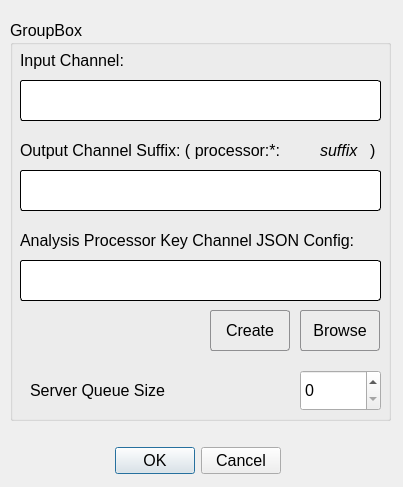
<?xml version="1.0" encoding="UTF-8"?>
<ui version="4.0">
 <class>Dialog</class>
 <widget class="QDialog" name="Dialog">
  <property name="geometry">
   <rect>
    <x>0</x>
    <y>0</y>
    <width>403</width>
    <height>487</height>
   </rect>
  </property>
  <property name="windowTitle">
   <string>Dialog</string>
  </property>
  <widget class="QDialogButtonBox" name="buttonBox">
   <property name="geometry">
    <rect>
     <x>110</x>
     <y>440</y>
     <width>171</width>
     <height>41</height>
    </rect>
   </property>
   <property name="font">
    <font>
     <pointsize>12</pointsize>
    </font>
   </property>
   <property name="orientation">
    <enum>Qt::Horizontal</enum>
   </property>
   <property name="standardButtons">
    <set>QDialogButtonBox::Cancel|QDialogButtonBox::Ok</set>
   </property>
  </widget>
  <widget class="QGroupBox" name="groupBox">
   <property name="geometry">
    <rect>
     <x>10</x>
     <y>20</y>
     <width>381</width>
     <height>401</height>
    </rect>
   </property>
   <property name="font">
    <font>
     <pointsize>12</pointsize>
    </font>
   </property>
   <property name="title">
    <string>GroupBox</string>
   </property>
   <widget class="QLabel" name="lbl_input">
    <property name="geometry">
     <rect>
      <x>10</x>
      <y>30</y>
      <width>131</width>
      <height>21</height>
     </rect>
    </property>
    <property name="text">
     <string>Input Channel:</string>
    </property>
   </widget>
   <widget class="QLabel" name="lbl_output">
    <property name="geometry">
     <rect>
      <x>10</x>
      <y>120</y>
      <width>301</width>
      <height>20</height>
     </rect>
    </property>
    <property name="text">
     <string>Output Channel Suffix: ( processor:*:</string>
    </property>
   </widget>
   <widget class="QLineEdit" name="le_input">
    <property name="geometry">
     <rect>
      <x>10</x>
      <y>60</y>
      <width>361</width>
      <height>41</height>
     </rect>
    </property>
    <property name="styleSheet">
     <string notr="true">border:1px solid black;
border-radius:3;</string>
    </property>
   </widget>
   <widget class="QLineEdit" name="le_output">
    <property name="geometry">
     <rect>
      <x>10</x>
      <y>150</y>
      <width>361</width>
      <height>41</height>
     </rect>
    </property>
    <property name="styleSheet">
     <string notr="true">border:1px solid black;
border-radius:3;</string>
    </property>
   </widget>
   <widget class="QLabel" name="label_3">
    <property name="geometry">
     <rect>
      <x>310</x>
      <y>120</y>
      <width>51</width>
      <height>21</height>
     </rect>
    </property>
    <property name="font">
     <font>
      <pointsize>12</pointsize>
      <italic>true</italic>
     </font>
    </property>
    <property name="text">
     <string>suffix</string>
    </property>
   </widget>
   <widget class="QLabel" name="label_4">
    <property name="geometry">
     <rect>
      <x>360</x>
      <y>120</y>
      <width>16</width>
      <height>21</height>
     </rect>
    </property>
    <property name="text">
     <string>)</string>
    </property>
   </widget>
   <widget class="QLabel" name="lbl_config">
    <property name="geometry">
     <rect>
      <x>10</x>
      <y>210</y>
      <width>371</width>
      <height>21</height>
     </rect>
    </property>
    <property name="text">
     <string>Analysis Processor Key Channel JSON Config:</string>
    </property>
   </widget>
   <widget class="QLineEdit" name="le_config">
    <property name="geometry">
     <rect>
      <x>10</x>
      <y>240</y>
      <width>361</width>
      <height>41</height>
     </rect>
    </property>
    <property name="styleSheet">
     <string notr="true">border:1px solid black;
border-radius:3;</string>
    </property>
   </widget>
   <widget class="QPushButton" name="btn_browse">
    <property name="geometry">
     <rect>
      <x>290</x>
      <y>290</y>
      <width>80</width>
      <height>41</height>
     </rect>
    </property>
    <property name="styleSheet">
     <string notr="true">QPushButton{
font: 11pt &quot;Sans Serif&quot;;
border: 1px solid #8f8f91;
border-radius: 3px;
background-color: qlineargradient(x1: 0, y1: 0, x2: 0, y2: 1,
                                      stop: 0 #f6f7fa, stop: 1 #dadbde);
}
QPushButton::pressed {
    background-color: qlineargradient(x1: 0, y1: 0, x2: 0, y2: 1,
                                      stop: 0 #dadbde, stop: 1 #f6f7fa);
}</string>
    </property>
    <property name="text">
     <string>Browse</string>
    </property>
   </widget>
   <widget class="QPushButton" name="btn_create">
    <property name="geometry">
     <rect>
      <x>200</x>
      <y>290</y>
      <width>80</width>
      <height>41</height>
     </rect>
    </property>
    <property name="styleSheet">
     <string notr="true">QPushButton{
font: 11pt &quot;Sans Serif&quot;;
border: 1px solid #8f8f91;
border-radius: 3px;
background-color: qlineargradient(x1: 0, y1: 0, x2: 0, y2: 1,
                                      stop: 0 #f6f7fa, stop: 1 #dadbde);
}
QPushButton::pressed {
    background-color: qlineargradient(x1: 0, y1: 0, x2: 0, y2: 1,
                                      stop: 0 #dadbde, stop: 1 #f6f7fa);
}</string>
    </property>
    <property name="text">
     <string>Create</string>
    </property>
   </widget>
   <widget class="QLabel" name="lbl_server_queue_size">
    <property name="geometry">
     <rect>
      <x>20</x>
      <y>350</y>
      <width>161</width>
      <height>41</height>
     </rect>
    </property>
    <property name="text">
     <string>Server Queue Size</string>
    </property>
   </widget>
   <widget class="QSpinBox" name="sbox_server_queue_size">
    <property name="geometry">
     <rect>
      <x>290</x>
      <y>350</y>
      <width>81</width>
      <height>41</height>
     </rect>
    </property>
   </widget>
  </widget>
 </widget>
 <resources/>
 <connections>
  <connection>
   <sender>buttonBox</sender>
   <signal>accepted()</signal>
   <receiver>Dialog</receiver>
   <slot>accept()</slot>
   <hints>
    <hint type="sourcelabel">
     <x>248</x>
     <y>254</y>
    </hint>
    <hint type="destinationlabel">
     <x>157</x>
     <y>274</y>
    </hint>
   </hints>
  </connection>
  <connection>
   <sender>buttonBox</sender>
   <signal>rejected()</signal>
   <receiver>Dialog</receiver>
   <slot>reject()</slot>
   <hints>
    <hint type="sourcelabel">
     <x>316</x>
     <y>260</y>
    </hint>
    <hint type="destinationlabel">
     <x>286</x>
     <y>274</y>
    </hint>
   </hints>
  </connection>
 </connections>
</ui>
